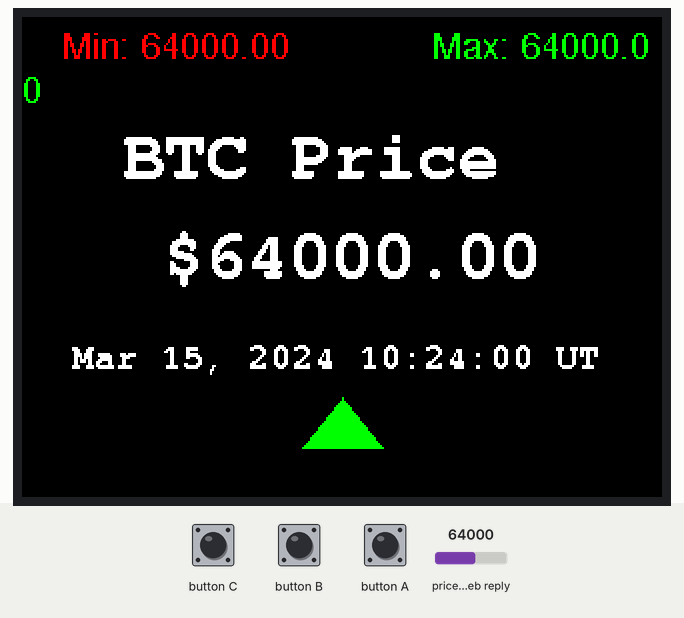
Recording of a sketch running on a simulated ESP32. Parts: 320×240 colour display. The inputs (shaded band) are chosen by the test bench; at power-on: price in the web reply 64000. WiFi joins after 1.5 s; servers stay silent unless stated; web services answer with replies made up by the test bench; what the sketch prints to the serial monitor is not drawn.

Above: at 2.6 s.

The sketch:

getbtc.ino
```cpp
#include <M5Stack.h>

using namespace std;
#include "Free_Fonts.h"
#include <WiFi.h>
#include <string>
#include <math.h>
#include <vector>
#include <string>

int status = WL_IDLE_STATUS;
int lastPrice = 0;
int currentPrice;
int minPrice = 9999999;
int maxPrice = 0;
char servername[] = "api.coindesk.com";
String answer;
WiFiClient client;

// the setup routine runs once when M5Stack starts up
void setup(){
  WiFi.begin("fns-net-2.4G", "13261632");
  Serial.begin(115200);
  M5.begin();

  // LCD display
  M5.Lcd.println("bitcoin");

  while (WiFi.status() != WL_CONNECTED) {
    delay(500);
    M5.Lcd.print(".");
  }
  M5.Lcd.println("wifi connect ok");
  ConnectToClient();
}

void ConnectToClient(){
  if (client.connect(servername, 80)) {
    // Make a HTTP request:
    client.print(String("GET ") + "/v1/bpi/currentprice.json HTTP/1.1\r\n" +
                 "Host: api.coindesk.com\r\n" +
                 "Connection: close\r\n\r\n");
  }
}

void loop() {
  if (client.available()) {
    char c = client.read();
    answer += c;
  }

  if (!client.connected()) {
    m5.update();
    client.stop();

    String jsonAnswer;
    int jsonIndex;

    for (int i = 0; i < answer.length(); i++) {
      if (answer[i] == '{') {
        jsonIndex = i;
        break;
      }
    }

    jsonAnswer = answer.substring(jsonIndex);
    jsonAnswer.trim();

    int dateIndex = jsonAnswer.indexOf("updated");
    String dateString = jsonAnswer.substring(dateIndex + 10, dateIndex + 34);
    int rateIndex = jsonAnswer.indexOf("rate_float");
    String priceString = jsonAnswer.substring(rateIndex + 12, rateIndex + 19);
    Serial.println(jsonAnswer);
    Serial.println("");
    Serial.println(dateString);
    Serial.println(priceString);
    dateString.trim();
    priceString.trim();
    int decimalplace = priceString.indexOf(".");
    String Dollars = priceString.substring(0, decimalplace);
    String Cents = priceString.substring(decimalplace+1);
    while (Cents.length() < 2) {
      Cents += "0";
    }
    String Amount = "$" + Dollars + "." + Cents;

    currentPrice = (Dollars + Cents).toInt();
    minPrice = min(minPrice,currentPrice);
    maxPrice = max(maxPrice,currentPrice);

    m5.Lcd.fillScreen(0x0000);
    m5.Lcd.setFont(&FreeSans9pt7b);

    m5.Lcd.setTextColor(RED);
    m5.Lcd.setCursor(20, 20);
    m5.Lcd.printf(("Min: " + String(minPrice).substring(0,Dollars.length()) + "." + String(minPrice).substring(Dollars.length())).c_str());

    m5.Lcd.setTextColor(GREEN);
    m5.Lcd.setCursor(205, 20);
    m5.Lcd.printf(("Max: " + String(maxPrice).substring(0,Dollars.length()) + "." + String(maxPrice).substring(Dollars.length())).c_str());

    m5.Lcd.setTextColor(WHITE);
    m5.Lcd.setCursor(50, 80);
    m5.Lcd.setFont(&FreeMonoBold18pt7b);
    m5.Lcd.printf("BTC Price");
    m5.Lcd.printf("\r\n");

    m5.Lcd.setCursor(70, 130);
    m5.Lcd.printf(Amount.c_str());

    m5.Lcd.setFont(&FreeMonoBold9pt7b);
    m5.Lcd.setCursor(25, 175);
    m5.Lcd.printf(String(dateString).c_str());

    if (currentPrice >= lastPrice) //UP
    {
      m5.Lcd.fillTriangle(140, 215, 180, 215, 160, 190, GREEN);
    }
    else if (currentPrice < lastPrice) //Down
    {
      m5.Lcd.fillTriangle(140, 215, 180, 215, 160, 240, RED);
    }

    lastPrice = currentPrice;

    // wait 20 seconds and key check
    for (int i = 0; i < 20; i++){
      if(M5.BtnA.wasPressed()) {
        m5.lcd.setBrightness(0);
      }
      if(M5.BtnB.wasPressed()) {
        m5.lcd.setBrightness(25);
      }
      if(M5.BtnC.wasPressed()) {
        m5.lcd.setBrightness(150);
      }
      m5.update();
      delay(1000);
    }
    answer = "";
    Amount = "";
    currentPrice = 0;
    ConnectToClient();
  }
}
```

Free_Fonts.h
```cpp
// Attach this header file to your sketch to use the GFX Free Fonts. You can write
// sketches without it, but it makes referencing them easier.

// This calls up ALL the fonts but they only get loaded if you actually
// use them in your sketch.
//
// No changes are needed to this header file unless new fonts are added to the
// library "Fonts/GFXFF" folder.
//
// To save a lot of typing long names, each font can easily be referenced in the
// sketch in three ways, either with:
//
//    1. Font file name with the & in front such as &FreeSansBoldOblique24pt7b
//       an example being:
//
//       tft.setFreeFont(&FreeSansBoldOblique24pt7b);
//
//    2. FF# where # is a number determined by looking at the list below
//       an example being:
//
//       tft.setFreeFont(FF32);
//
//    3. An abbreviation of the file name. Look at the list below to see
//       the abbreviations used, for example:
//
//       tft.setFreeFont(FSSBO24)
//
//       Where the letters mean:
//       F = Free font
//       M = Mono
//      SS = Sans Serif (double S to distinguish is form serif fonts)
//       S = Serif
//       B = Bold
//       O = Oblique (letter O not zero)
//       I = Italic
//       # =  point size, either 9, 12, 18 or 24
//
//  Setting the font to NULL will select the GLCD font:
//
//      tft.setFreeFont(NULL); // Set font to GLCD

#define LOAD_GFXFF

#ifdef LOAD_GFXFF // Only include the fonts if LOAD_GFXFF is defined in User_Setup.h

// Use these when printing or drawing text in GLCD and high rendering speed fonts
#define GFXFF 1
#define GLCD  0
#define FONT2 2
#define FONT4 4
#define FONT6 6
#define FONT7 7
#define FONT8 8

// Use the following when calling setFont()
//
// Reserved for GLCD font  // FF0
//

#define TT1 &TomThumb

#define FM9 &FreeMono9pt7b
#define FM12 &FreeMono12pt7b
#define FM18 &FreeMono18pt7b
#define FM24 &FreeMono24pt7b

#define FMB9 &FreeMonoBold9pt7b
#define FMB12 &FreeMonoBold12pt7b
#define FMB18 &FreeMonoBold18pt7b
#define FMB24 &FreeMonoBold24pt7b

#define FMO9 &FreeMonoOblique9pt7b
#define FMO12 &FreeMonoOblique12pt7b
#define FMO18 &FreeMonoOblique18pt7b
#define FMO24 &FreeMonoOblique24pt7b

#define FMBO9 &FreeMonoBoldOblique9pt7b
#define FMBO12 &FreeMonoBoldOblique12pt7b
#define FMBO18 &FreeMonoBoldOblique18pt7b
#define FMBO24 &FreeMonoBoldOblique24pt7b

#define FSS9 &FreeSans9pt7b
#define FSS12 &FreeSans12pt7b
#define FSS18 &FreeSans18pt7b
#define FSS24 &FreeSans24pt7b

#define FSSB9 &FreeSansBold9pt7b
#define FSSB12 &FreeSansBold12pt7b
#define FSSB18 &FreeSansBold18pt7b
#define FSSB24 &FreeSansBold24pt7b

#define FSSO9 &FreeSansOblique9pt7b
#define FSSO12 &FreeSansOblique12pt7b
#define FSSO18 &FreeSansOblique18pt7b
#define FSSO24 &FreeSansOblique24pt7b

#define FSSBO9 &FreeSansBoldOblique9pt7b
#define FSSBO12 &FreeSansBoldOblique12pt7b
#define FSSBO18 &FreeSansBoldOblique18pt7b
#define FSSBO24 &FreeSansBoldOblique24pt7b

#define FS9 &FreeSerif9pt7b
#define FS12 &FreeSerif12pt7b
#define FS18 &FreeSerif18pt7b
#define FS24 &FreeSerif24pt7b

#define FSI9 &FreeSerifItalic9pt7b
#define FSI12 &FreeSerifItalic12pt7b
#define FSI19 &FreeSerifItalic18pt7b
#define FSI24 &FreeSerifItalic24pt7b

#define FSB9 &FreeSerifBold9pt7b
#define FSB12 &FreeSerifBold12pt7b
#define FSB18 &FreeSerifBold18pt7b
#define FSB24 &FreeSerifBold24pt7b

#define FSBI9 &FreeSerifBoldItalic9pt7b
#define FSBI12 &FreeSerifBoldItalic12pt7b
#define FSBI18 &FreeSerifBoldItalic18pt7b
#define FSBI24 &FreeSerifBoldItalic24pt7b

#define FF0 NULL //ff0 reserved for GLCD
#define FF1 &FreeMono9pt7b
#define FF2 &FreeMono12pt7b
#define FF3 &FreeMono18pt7b
#define FF4 &FreeMono24pt7b

#define FF5 &FreeMonoBold9pt7b
#define FF6 &FreeMonoBold12pt7b
#define FF7 &FreeMonoBold18pt7b
#define FF8 &FreeMonoBold24pt7b

#define FF9 &FreeMonoOblique9pt7b
#define FF10 &FreeMonoOblique12pt7b
#define FF11 &FreeMonoOblique18pt7b
#define FF12 &FreeMonoOblique24pt7b

#define FF13 &FreeMonoBoldOblique9pt7b
#define FF14 &FreeMonoBoldOblique12pt7b
#define FF15 &FreeMonoBoldOblique18pt7b
#define FF16 &FreeMonoBoldOblique24pt7b

#define FF17 &FreeSans9pt7b
#define FF18 &FreeSans12pt7b
#define FF19 &FreeSans18pt7b
#define FF20 &FreeSans24pt7b

#define FF21 &FreeSansBold9pt7b
#define FF22 &FreeSansBold12pt7b
#define FF23 &FreeSansBold18pt7b
#define FF24 &FreeSansBold24pt7b

#define FF25 &FreeSansOblique9pt7b
#define FF26 &FreeSansOblique12pt7b
#define FF27 &FreeSansOblique18pt7b
#define FF28 &FreeSansOblique24pt7b

#define FF29 &FreeSansBoldOblique9pt7b
#define FF30 &FreeSansBoldOblique12pt7b
#define FF31 &FreeSansBoldOblique18pt7b
#define FF32 &FreeSansBoldOblique24pt7b

#define FF33 &FreeSerif9pt7b
#define FF34 &FreeSerif12pt7b
#define FF35 &FreeSerif18pt7b
#define FF36 &FreeSerif24pt7b

#define FF37 &FreeSerifItalic9pt7b
#define FF38 &FreeSerifItalic12pt7b
#define FF39 &FreeSerifItalic18pt7b
#define FF40 &FreeSerifItalic24pt7b

#define FF41 &FreeSerifBold9pt7b
#define FF42 &FreeSerifBold12pt7b
#define FF43 &FreeSerifBold18pt7b
#define FF44 &FreeSerifBold24pt7b

#define FF45 &FreeSerifBoldItalic9pt7b
#define FF46 &FreeSerifBoldItalic12pt7b
#define FF47 &FreeSerifBoldItalic18pt7b
#define FF48 &FreeSerifBoldItalic24pt7b

// >>>>>>>>>>>>>>>>>>>>>>>>>>>>>>>>>>>>>>>>>>>>>>>>>>>>>>>>>>>>>>>>>>>>>>>>>>>>>>>>>
// Now we define "s"tring versions for easy printing of the font name so:
//   tft.println(sFF5);
// will print
//   Mono bold 9
// >>>>>>>>>>>>>>>>>>>>>>>>>>>>>>>>>>>>>>>>>>>>>>>>>>>>>>>>>>>>>>>>>>>>>>>>>>>>>>>>>

#define sFF0 "GLCD"
#define sTT1 "Tom Thumb"
#define sFF1 "Mono 9"
#define sFF2 "Mono 12"
#define sFF3 "Mono 18"
#define sFF4 "Mono 24"

#define sFF5 "Mono bold 9"
#define sFF6 "Mono bold 12"
#define sFF7 "Mono bold 18"
#define sFF8 "Mono bold 24"

#define sFF9 "Mono oblique 9"
#define sFF10 "Mono oblique 12"
#define sFF11 "Mono oblique 18"
#define sFF12 "Mono oblique 24"

#define sFF13 "Mono bold oblique 9"
#define sFF14 "Mono bold oblique 12"
#define sFF15 "Mono bold oblique 18"
#define sFF16 "Mono bold oblique 24" // Full text line is too big for 480 pixel wide screen

#define sFF17 "Sans 9"
#define sFF18 "Sans 12"
#define sFF19 "Sans 18"
#define sFF20 "Sans 24"

#define sFF21 "Sans bold 9"
#define sFF22 "Sans bold 12"
#define sFF23 "Sans bold 18"
#define sFF24 "Sans bold 24"

#define sFF25 "Sans oblique 9"
#define sFF26 "Sans oblique 12"
#define sFF27 "Sans oblique 18"
#define sFF28 "Sans oblique 24"

#define sFF29 "Sans bold oblique 9"
#define sFF30 "Sans bold oblique 12"
#define sFF31 "Sans bold oblique 18"
#define sFF32 "Sans bold oblique 24"

#define sFF33 "Serif 9"
#define sFF34 "Serif 12"
#define sFF35 "Serif 18"
#define sFF36 "Serif 24"

#define sFF37 "Serif italic 9"
#define sFF38 "Serif italic 12"
#define sFF39 "Serif italic 18"
#define sFF40 "Serif italic 24"

#define sFF41 "Serif bold 9"
#define sFF42 "Serif bold 12"
#define sFF43 "Serif bold 18"
#define sFF44 "Serif bold 24"

#define sFF45 "Serif bold italic 9"
#define sFF46 "Serif bold italic 12"
#define sFF47 "Serif bold italic 18"
#define sFF48 "Serif bold italic 24"

#else // LOAD_GFXFF not defined so setup defaults to prevent error messages

// >>>>>>>>>>>>>>>>>>>>>>>>>>>>>>>>>>>>>>>>>>>>>>>>>>>>>>>>>>>>>>>>>>>>>>>>>>>>>>>>>
// Free fonts are not loaded in User_Setup.h so we must define all as font 1
// to prevent compile error messages
// >>>>>>>>>>>>>>>>>>>>>>>>>>>>>>>>>>>>>>>>>>>>>>>>>>>>>>>>>>>>>>>>>>>>>>>>>>>>>>>>>

#define GFXFF 1
#define GLCD  1
#define FONT2 2
#define FONT4 4
#define FONT6 6
#define FONT7 7
#define FONT8 8

#define FF0 1
#define FF1 1
#define FF2 1
#define FF3 1
#define FF4 1
#define FF5 1
#define FF6 1
#define FF7 1
#define FF8 1
#define FF9 1
#define FF10 1
#define FF11 1
#define FF12 1
#define FF13 1
#define FF14 1
#define FF15 1
#define FF16 1
#define FF17 1
#define FF18 1
#define FF19 1
#define FF20 1
#define FF21 1
#define FF22 1
#define FF23 1
#define FF24 1
#define FF25 1
#define FF26 1
#define FF27 1
#define FF28 1
#define FF29 1
#define FF30 1
#define FF31 1
#define FF32 1
#define FF33 1
#define FF34 1
#define FF35 1
#define FF36 1
#define FF37 1
#define FF38 1
#define FF39 1
#define FF40 1
#define FF41 1
#define FF42 1
#define FF43 1
#define FF44 1
#define FF45 1
#define FF46 1
#define FF47 1
#define FF48 1

#define FM9  1
#define FM12 1
#define FM18 1
#define FM24 1

#define FMB9  1
#define FMB12 1
#define FMB18 1
#define FMB24 1

#define FMO9  1
#define FMO12 1
#define FMO18 1
#define FMO24 1

#define FMBO9  1
#define FMBO12 1
#define FMBO18 1
#define FMBO24 1

#define FSS9  1
#define FSS12 1
#define FSS18 1
#define FSS24 1

#define FSSB9  1
#define FSSB12 1
#define FSSB18 1
#define FSSB24 1

#define FSSO9  1
#define FSSO12 1
#define FSSO18 1
#define FSSO24 1

#define FSSBO9  1
#define FSSBO12 1
#define FSSBO18 1
#define FSSBO24 1

#define FS9  1
#define FS12 1
#define FS18 1
#define FS24 1

#define FSI9  1
#define FSI12 1
#define FSI19 1
#define FSI24 1

#define FSB9  1
#define FSB12 1
#define FSB18 1
#define FSB24 1

#define FSBI9  1
#define FSBI12 1
#define FSBI18 1
#define FSBI24 1

#endif // LOAD_GFXFF
```
